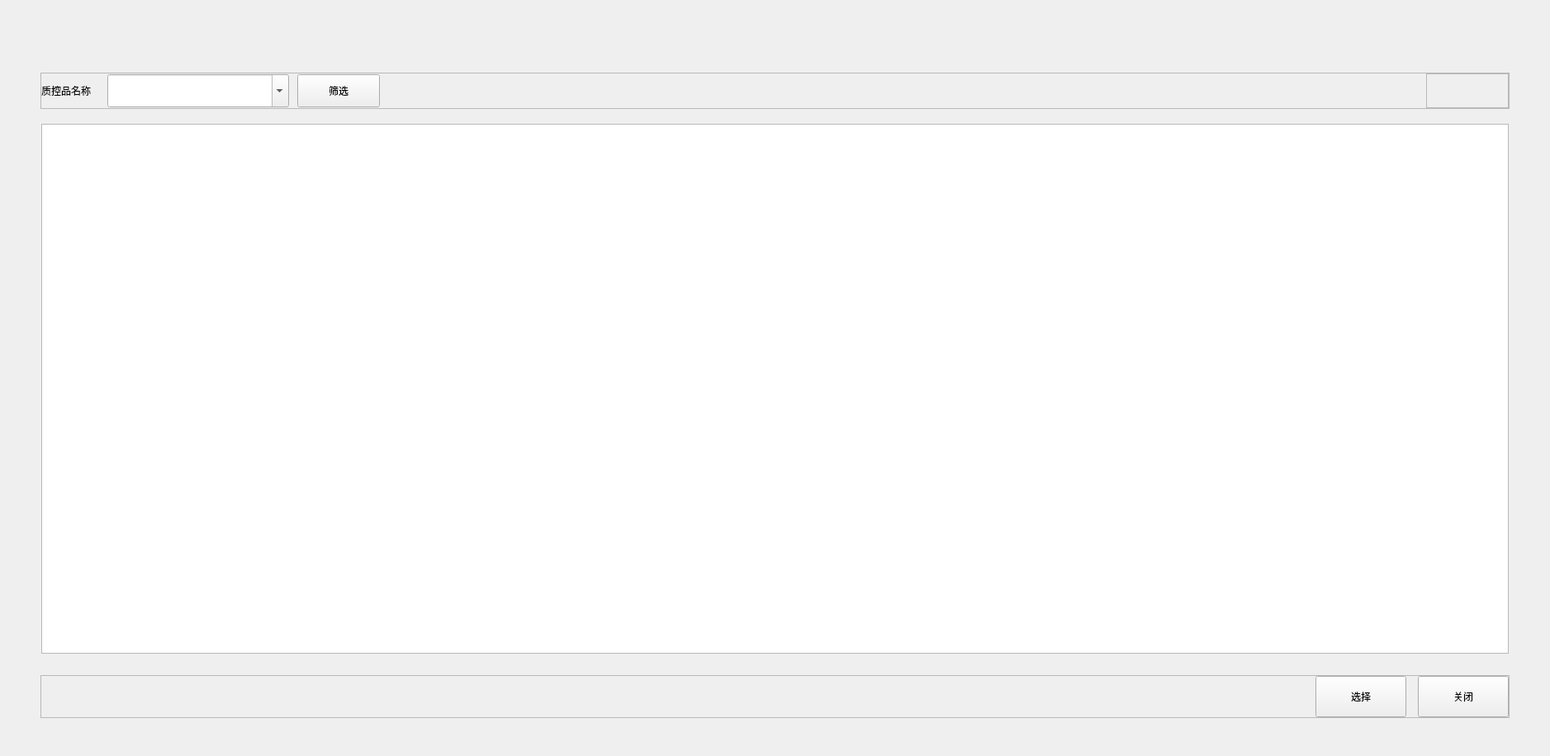
<?xml version="1.0" encoding="UTF-8"?>
<ui version="4.0">
 <class>BackupRgntQcDlg</class>
 <widget class="QWidget" name="BackupRgntQcDlg">
  <property name="geometry">
   <rect>
    <x>0</x>
    <y>0</y>
    <width>1877</width>
    <height>916</height>
   </rect>
  </property>
  <property name="windowTitle">
   <string>BackupRgntQcDlg</string>
  </property>
  <widget class="QTableView" name="BackRgntQcTbl">
   <property name="geometry">
    <rect>
     <x>50</x>
     <y>150</y>
     <width>1777</width>
     <height>642</height>
    </rect>
   </property>
   <property name="styleSheet">
    <string notr="true">QScrollBar::handle:vertical#BackRgntQcTbl  {
    margin: 46px 3px 3px 2px;
}

QScrollBar::sub-line:vertical#BackRgntQcTbl  {
    height: 43px; 
    border-bottom: 1px solid #a4a4a4;
}</string>
   </property>
   <property name="horizontalScrollMode">
    <enum>QAbstractItemView::ScrollPerPixel</enum>
   </property>
   <property name="showGrid">
    <bool>false</bool>
   </property>
   <attribute name="horizontalHeaderDefaultSectionSize">
    <number>1</number>
   </attribute>
   <attribute name="horizontalHeaderHighlightSections">
    <bool>false</bool>
   </attribute>
   <attribute name="horizontalHeaderStretchLastSection">
    <bool>true</bool>
   </attribute>
   <attribute name="verticalHeaderDefaultSectionSize">
    <number>46</number>
   </attribute>
   <attribute name="verticalHeaderMinimumSectionSize">
    <number>46</number>
   </attribute>
  </widget>
  <widget class="QFrame" name="line_h">
   <property name="geometry">
    <rect>
     <x>50</x>
     <y>150</y>
     <width>1777</width>
     <height>1</height>
    </rect>
   </property>
   <property name="frameShape">
    <enum>QFrame::StyledPanel</enum>
   </property>
   <property name="frameShadow">
    <enum>QFrame::Raised</enum>
   </property>
   <property name="lines" stdset="0">
    <string>solid</string>
   </property>
  </widget>
  <widget class="QFrame" name="line_h_2">
   <property name="geometry">
    <rect>
     <x>50</x>
     <y>791</y>
     <width>1777</width>
     <height>1</height>
    </rect>
   </property>
   <property name="frameShape">
    <enum>QFrame::StyledPanel</enum>
   </property>
   <property name="frameShadow">
    <enum>QFrame::Raised</enum>
   </property>
   <property name="lines" stdset="0">
    <string>solid</string>
   </property>
  </widget>
  <widget class="QFrame" name="line_v_1">
   <property name="geometry">
    <rect>
     <x>50</x>
     <y>150</y>
     <width>1</width>
     <height>642</height>
    </rect>
   </property>
   <property name="frameShape">
    <enum>QFrame::StyledPanel</enum>
   </property>
   <property name="frameShadow">
    <enum>QFrame::Raised</enum>
   </property>
   <property name="lines" stdset="0">
    <string>solid</string>
   </property>
  </widget>
  <widget class="QFrame" name="line_v_2">
   <property name="geometry">
    <rect>
     <x>1826</x>
     <y>150</y>
     <width>1</width>
     <height>642</height>
    </rect>
   </property>
   <property name="frameShape">
    <enum>QFrame::StyledPanel</enum>
   </property>
   <property name="frameShadow">
    <enum>QFrame::Raised</enum>
   </property>
   <property name="lines" stdset="0">
    <string>solid</string>
   </property>
  </widget>
  <widget class="QFrame" name="frame_2">
   <property name="geometry">
    <rect>
     <x>49</x>
     <y>88</y>
     <width>1779</width>
     <height>44</height>
    </rect>
   </property>
   <property name="minimumSize">
    <size>
     <width>1779</width>
     <height>44</height>
    </size>
   </property>
   <property name="maximumSize">
    <size>
     <width>1779</width>
     <height>44</height>
    </size>
   </property>
   <property name="frameShape">
    <enum>QFrame::StyledPanel</enum>
   </property>
   <property name="frameShadow">
    <enum>QFrame::Raised</enum>
   </property>
   <layout class="QHBoxLayout" name="horizontalLayout_4" stretch="0,0,1,0">
    <property name="spacing">
     <number>20</number>
    </property>
    <property name="leftMargin">
     <number>0</number>
    </property>
    <property name="topMargin">
     <number>0</number>
    </property>
    <property name="rightMargin">
     <number>0</number>
    </property>
    <property name="bottomMargin">
     <number>0</number>
    </property>
    <item>
     <widget class="QLabel" name="QcNameLab">
      <property name="text">
       <string>质控品名称</string>
      </property>
     </widget>
    </item>
    <item>
     <layout class="QHBoxLayout" name="horizontalLayout_5">
      <property name="spacing">
       <number>10</number>
      </property>
      <item>
       <widget class="QFilterComboBox" name="QcNameCombo">
        <property name="minimumSize">
         <size>
          <width>220</width>
          <height>40</height>
         </size>
        </property>
        <property name="maximumSize">
         <size>
          <width>16777215</width>
          <height>40</height>
         </size>
        </property>
        <property name="editable">
         <bool>true</bool>
        </property>
       </widget>
      </item>
      <item>
       <widget class="QPushButton" name="QueryBtn">
        <property name="minimumSize">
         <size>
          <width>100</width>
          <height>40</height>
         </size>
        </property>
        <property name="maximumSize">
         <size>
          <width>16777215</width>
          <height>40</height>
         </size>
        </property>
        <property name="text">
         <string>筛选</string>
        </property>
        <property name="buttons" stdset="0">
         <string notr="true">flat_btn</string>
        </property>
       </widget>
      </item>
     </layout>
    </item>
    <item>
     <spacer name="horizontalSpacer">
      <property name="orientation">
       <enum>Qt::Horizontal</enum>
      </property>
      <property name="sizeHint" stdset="0">
       <size>
        <width>40</width>
        <height>20</height>
       </size>
      </property>
     </spacer>
    </item>
    <item>
     <widget class="QFrame" name="DevListFrame">
      <property name="minimumSize">
       <size>
        <width>100</width>
        <height>42</height>
       </size>
      </property>
      <property name="maximumSize">
       <size>
        <width>16777215</width>
        <height>42</height>
       </size>
      </property>
      <property name="frameShape">
       <enum>QFrame::StyledPanel</enum>
      </property>
      <property name="frameShadow">
       <enum>QFrame::Raised</enum>
      </property>
     </widget>
    </item>
   </layout>
  </widget>
  <widget class="QFrame" name="frame">
   <property name="geometry">
    <rect>
     <x>49</x>
     <y>818</y>
     <width>1779</width>
     <height>52</height>
    </rect>
   </property>
   <property name="minimumSize">
    <size>
     <width>1779</width>
     <height>52</height>
    </size>
   </property>
   <property name="maximumSize">
    <size>
     <width>1779</width>
     <height>52</height>
    </size>
   </property>
   <property name="frameShape">
    <enum>QFrame::StyledPanel</enum>
   </property>
   <property name="frameShadow">
    <enum>QFrame::Raised</enum>
   </property>
   <layout class="QHBoxLayout" name="horizontalLayout_6" stretch="1,0,0">
    <property name="spacing">
     <number>14</number>
    </property>
    <property name="leftMargin">
     <number>0</number>
    </property>
    <property name="topMargin">
     <number>0</number>
    </property>
    <property name="rightMargin">
     <number>0</number>
    </property>
    <property name="bottomMargin">
     <number>0</number>
    </property>
    <item>
     <spacer name="horizontalSpacer_2">
      <property name="orientation">
       <enum>Qt::Horizontal</enum>
      </property>
      <property name="sizeHint" stdset="0">
       <size>
        <width>1309</width>
        <height>20</height>
       </size>
      </property>
     </spacer>
    </item>
    <item>
     <widget class="QPushButton" name="SelBtn">
      <property name="minimumSize">
       <size>
        <width>110</width>
        <height>50</height>
       </size>
      </property>
      <property name="maximumSize">
       <size>
        <width>16777215</width>
        <height>50</height>
       </size>
      </property>
      <property name="text">
       <string>选择</string>
      </property>
      <property name="buttons" stdset="0">
       <string>btn_dlg</string>
      </property>
     </widget>
    </item>
    <item>
     <widget class="QPushButton" name="CloseBtn">
      <property name="minimumSize">
       <size>
        <width>110</width>
        <height>50</height>
       </size>
      </property>
      <property name="maximumSize">
       <size>
        <width>16777215</width>
        <height>50</height>
       </size>
      </property>
      <property name="text">
       <string>关闭</string>
      </property>
      <property name="buttons" stdset="0">
       <string>btn_dlg</string>
      </property>
     </widget>
    </item>
   </layout>
  </widget>
 </widget>
 <layoutdefault spacing="6" margin="11"/>
 <customwidgets>
  <customwidget>
   <class>QFilterComboBox</class>
   <extends>QComboBox</extends>
   <header>shared/QFilterComboBox.h</header>
  </customwidget>
 </customwidgets>
 <resources/>
 <connections/>
</ui>
